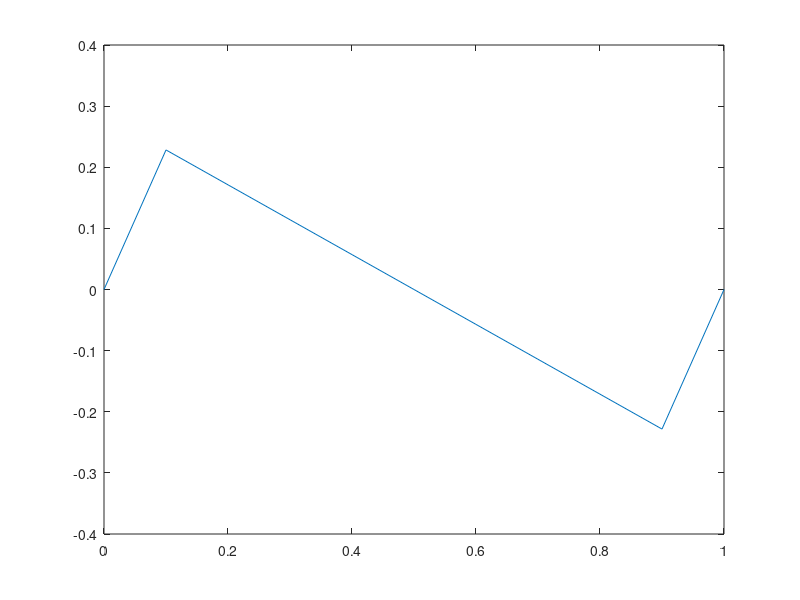

MATLAB code for this plot:
A = ((1/2)-(1/pi));
t = 0:0.1:1;
f = 1;
N = 100000;
xt = 0;

for n = 1:N;
    xt = xt + A* (1/n) * sin(2*pi*n*f*t);
end

plot (t,xt)